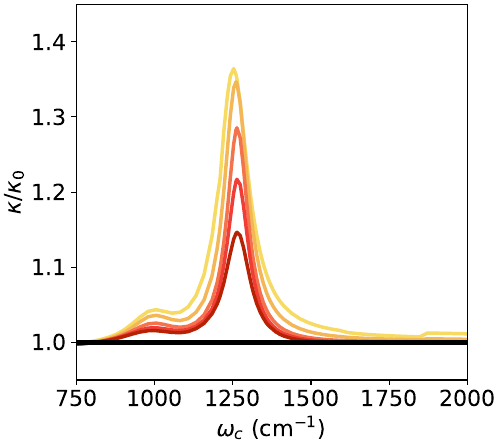

The script that saved this image:
from matplotlib import cm as colm
from numpy import kron as ꕕ
from matplotlib import cm as colm
import numpy as np
import matplotlib.pyplot as plt
plt.rcParams.update({'font.size': 16})


width= 5
aspect_ratio= 1.12
fig_size = (width, width / aspect_ratio)
plt.figure(figsize=fig_size, constrained_layout=True)

color = ['#ef5777', '#48dbfb', '#8854d0', '#079992', '#e58e26',"#ff9ff3"]

def plot_curve(filename, label, scalefactor, c = 'black', lw = 2.5):
    data = np.genfromtxt(filename)
    plt.plot(data[:, 0], data[:, 1]/scalefactor, label = label, c = c, lw = lw)

#fold = "./cavity_scan/model_1000/alpha_0.1/cavity_loss/eta_dependence"
#data_no_cav = np.genfromtxt(f"{fold}/rates_1000_no_cavity.out")
plt.xlim(750, 2000)
plt.xlabel(r'$\omega_c$ $(\mathrm{cm}^{-1})$')
plt.ylabel(r'$\kappa /\kappa_0$')


plot_curve(f"S11e-100.out", r'$\tau_c=100$ fs', 1.277283572197006e-07, c ='#F6DA62')
plot_curve(f"S11e-200.out", r'$\tau_c=200$ fs', 1.277283572197006e-07, c = '#F4B757')
plot_curve(f"S11e-500.out", r'$\tau_c=500$ fs', 1.277283572197006e-07, c = '#F3734C')
plot_curve(f"S11e-1000.out", r'$\tau_c=1000$ fs', 1.277283572197006e-07, '#F13D36')
plot_curve(f"S11e-2000.out", r'$\tau_c=2000$ fs', 1.277283572197006e-07, c = '#B62203')

 
#plt.legend()
plt.plot([500, 2000], [1, 1], 'k', lw = 3, label='no cavity')


plt.ylim(0.95,1.45)
 
plt.savefig('S11e.pdf')